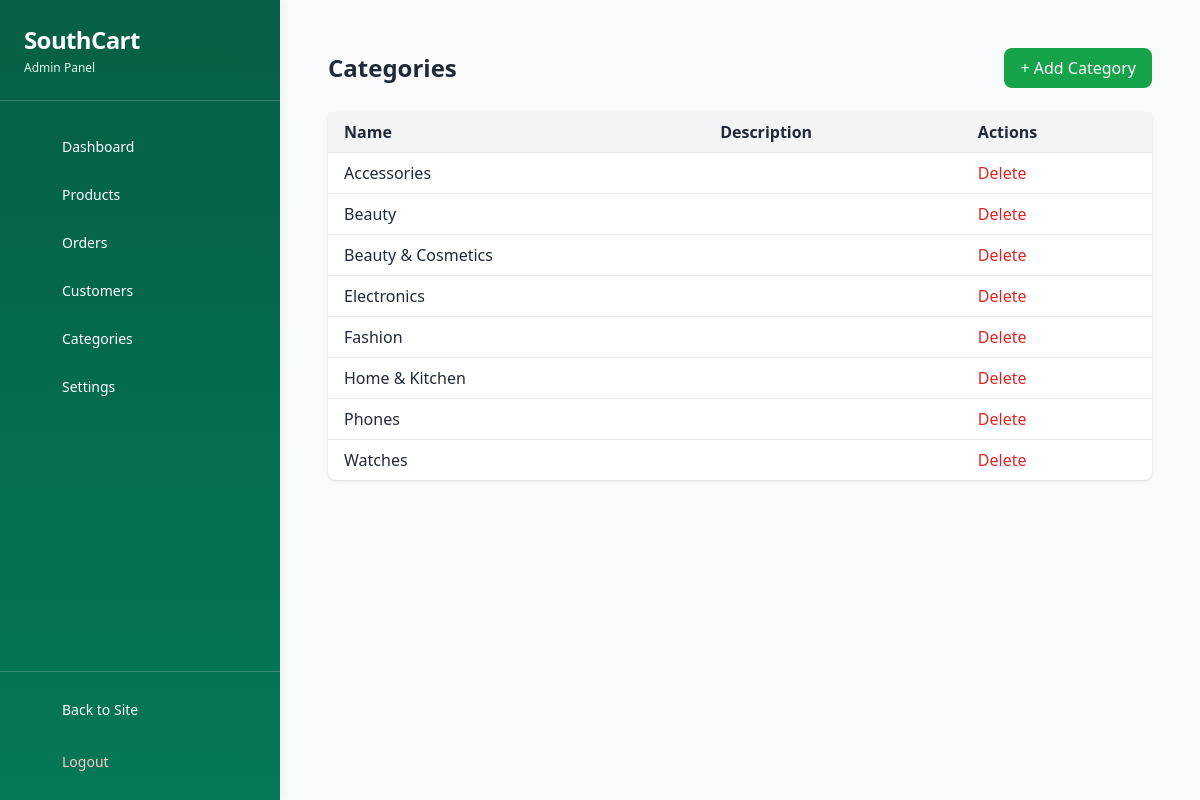
The app's page /admin/categories (signed in) with its own data.
### tables this page shows
CREATE TABLE categories (
            id INTEGER PRIMARY KEY AUTOINCREMENT,
            name TEXT NOT NULL,
            description TEXT,
            created_at TIMESTAMP DEFAULT CURRENT_TIMESTAMP
        );

### app.py (the view)
@app.route('/admin/categories', methods=['GET', 'POST'])
@admin_required
def admin_categories():
    db = get_db()
    if request.method == 'POST':
        db.execute('INSERT INTO categories (name, description) VALUES (?, ?)', (request.form['name'], request.form.get('description', '')))
        db.commit()
        flash('Category added', 'success')
        return redirect(url_for('admin_categories'))
    categories = db.execute('SELECT * FROM categories ORDER BY name').fetchall()
    return render_template('admin/categories.html', categories=categories, cart_count=get_cart_count())

### app.py (called while the page is built)
def get_db():
    db = getattr(g, '_database', None)
    if db is None:
        db = g._database = sqlite3.connect('database.db')
        db.row_factory = sqlite3.Row
    return db

@app.teardown_appcontext
def close_connection(exception):
    db = getattr(g, '_database', None)
    if db is not None:
        db.close()

@app.context_processor
def utility_processor():
    db = get_db()
    rates_json = db.execute("SELECT value FROM settings WHERE key = 'currency_rates'").fetchone()
    rates = json.loads(rates_json['value']) if rates_json else {'UGX':1,'SSP':0.026,'USD':0.00027}
    whatsapp = db.execute("SELECT value FROM settings WHERE key = 'whatsapp_number'").fetchone()
    whatsapp_number = whatsapp['value'] if whatsapp else '+256782713764'
    categories = db.execute('SELECT id, name FROM categories ORDER BY name').fetchall()
    return dict(rates=rates, whatsapp_number=whatsapp_number, categories=categories)

def get_cart_count():
    if 'user_id' in session:
        db = get_db()
        cart = db.execute('SELECT SUM(quantity) as count FROM cart WHERE user_id = ?', (session['user_id'],)).fetchone()
        return cart['count'] or 0
    elif 'cart' in session:
        return sum(session['cart'].values())
    return 0

def admin_required(f):
    @wraps(f)
    def decorated(*args, **kwargs):
        if 'user_id' not in session:
            flash('Please login', 'warning')
            return redirect(url_for('login'))
        db = get_db()
        user = db.execute('SELECT is_admin FROM users WHERE id = ?', (session['user_id'],)).fetchone()
        if not user or user['is_admin'] != 1:
            flash('Admin access required', 'danger')
            return redirect(url_for('index'))
        return f(*args, **kwargs)
    return decorated

### templates/admin/categories.html (shortened to what this page needs)
{% extends "admin/base.html" %}
{% block content %}
<div class="p-6">
    <div class="flex justify-between items-center mb-6">
        <h1 class="text-2xl font-bold">Categories</h1>
        <button onclick="document.getElementById('addCategoryModal').classList.remove('hidden')" class="bg-green-600 text-white px-4 py-2 rounded-lg">+ Add Category</button>
    </div>
    <div class="bg-white rounded-lg shadow">
        <table class="min-w-full">
            <thead class="bg-gray-100">
                <tr><th class="px-4 py-2 text-left">Name</th><th class="px-4 py-2 text-left">Description</th><th class="px-4 py-2 text-left">Actions</th></tr>
            </thead>
            <tbody>
                {% for cat in categories %}
                <tr class="border-t">
                    <td class="px-4 py-2">{{ cat.name }}</td>
                    <td class="px-4 py-2">{{ cat.description or '' }}</td>
                    <td class="px-4 py-2"><a href="/admin/category/delete/{{ cat.id }}" onclick="return confirm('Delete category?')" class="text-red-600 hover:underline">Delete</a></td>
                </tr>
                {% endfor %}
            </tbody>
        </table>
    </div>
</div>
{% endblock %}

### records on screen
categories: name "Accessories"
categories: name "Beauty"
categories: name "Beauty & Cosmetics"
categories: name "Electronics"
categories: name "Fashion"
categories: name "Home & Kitchen"
categories: name "Phones"
categories: name "Watches"
